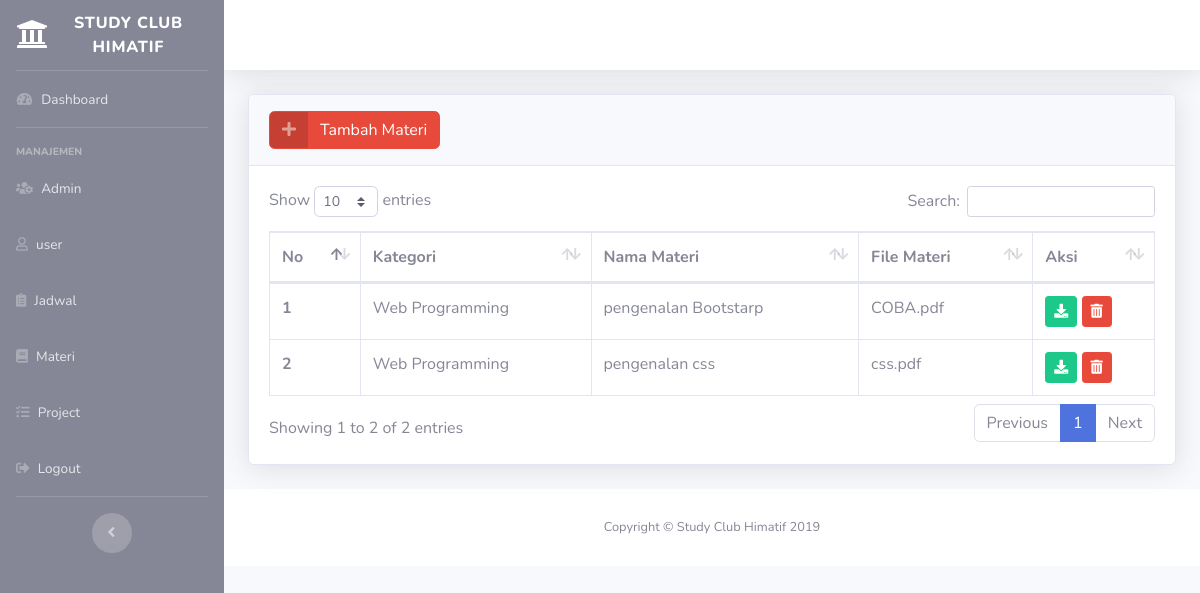
Page /admin/materi/materi.php on the committed database.
### tables this page shows
CREATE TABLE `materi` (
  `id_materi` int(100) NOT NULL,
  `nama_materi` varchar(40) NOT NULL,
  `file_materi` varchar(255) NOT NULL,
  `id_kategori` int(10) NOT NULL
);

CREATE TABLE `kategori` (
  `id_kategori` int(10) NOT NULL,
  `nama_kategori` varchar(30) NOT NULL
);

### admin/materi/materi.php (the view, shortened to what this page needs)
<?php
require '../../koneksi.php';
$tampil=mysqli_query($koneksi,"SELECT materi.id_materi, materi.nama_materi, materi.file_materi, kategori.nama_kategori
 FROM materi INNER JOIN kategori ON materi.id_kategori=kategori.id_kategori");
?>
<!DOCTYPE html>
<html lang="en">
<head>
  <link href="../../vendor/fontawesome-free/css/all.min.css" rel="stylesheet" type="text/css">
  <link href="../../css/sb-admin-2.min.css" rel="stylesheet">
<link href="../../vendor/datatables/dataTables.bootstrap4.min.css" rel="stylesheet">
</head>
<body id="page-top">
  <div id="wrapper">
    <?php
      include 'menu.php';
    ?>
    <div id="content-wrapper" class="d-flex flex-column">
      <div id="content">
      <?php
      include 'header.php';
    ?>
          <div class="container-fluid">
 <div class="card shadow mb-4">
            <div class="card-header py-3">
            <button class="btn btn-danger btn-icon-split" type="button" data-toggle="modal" data-target="#tambah">
                    <span class="icon text-white-50">
                    <i class="fas fa-plus"></i>
                    </span>
                    <span class="text">Tambah Materi</span>
                  </button>
            </div>
            <div class="card-body">
              <div class="table-responsive">
              <table class="table table-bordered" id="dataTable" width="100%" cellspacing="0">
                  <thead>
                    <tr>
                      <th>No</th>
                      <th>Kategori</th>
                      <th>Nama Materi</th>
                      <th>File Materi</th>
                      <th>Aksi</th>
                    </tr>
                  </thead>
                  <tbody>
                  <?php $i= 1;?>
     <?php foreach($tampil as $row) : ?>
    <tr>
      <th scope="row"><?= $i?></th>
      <td><?= $row["nama_kategori"]?></td>
      <td><?= $row["nama_materi"]?></td>
      <td><?= $row["file_materi"]?></td>
      <td>
      <a href="download.php?nama=<?= $row["file_materi"] ?>"class="btn btn-success btn-sm" role="button" aria-pressed="true"><i class="fas fa-download"></i></a>
      <a href="hapus.php?id=<?= $row["id_materi"] ?>"onclick="return confirm('Apakah Yakin Akan Di Hapus')"class="btn btn-danger btn-sm" role="button" aria-pressed="true"><i class="fas fa-trash-alt"></i></a>
    </td>
    </tr>
    <?php $i++; ?>
<?php endforeach;?>
                  </tbody>
                </table>
              </div>
            </div>
          </div>
        </div>
      <footer class="sticky-footer bg-white">
        <div class="container my-auto">
          <div class="copyright text-center my-auto">
            <span>Copyright &copy; Study Club Himatif 2019</span>
          </div>
        </div>
      </footer>
    </div>
  </div>
</body>
</html>

### rows in the picture
materi: id_kategori.nama_kategori "Web Programming", nama_materi "pengenalan Bootstarp", file_materi "COBA.pdf"
materi: id_kategori.nama_kategori "Web Programming", nama_materi "pengenalan css", file_materi "css.pdf"
